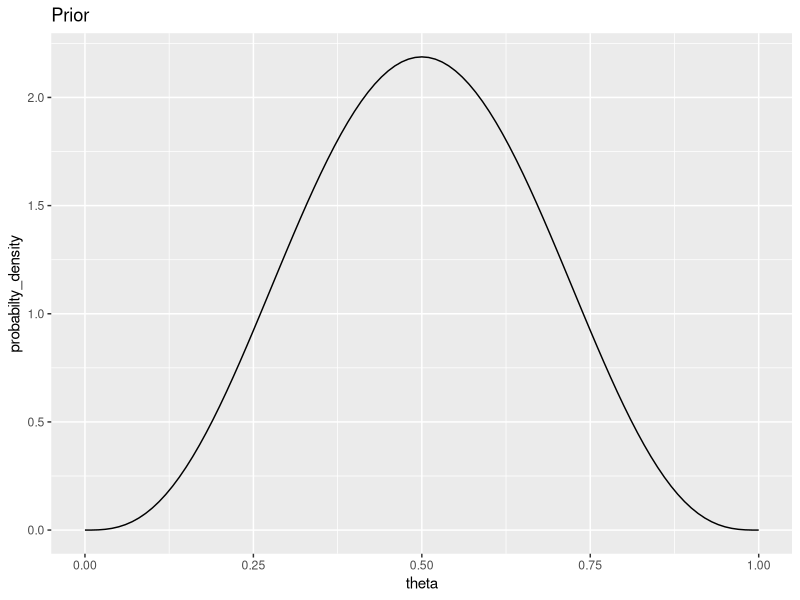
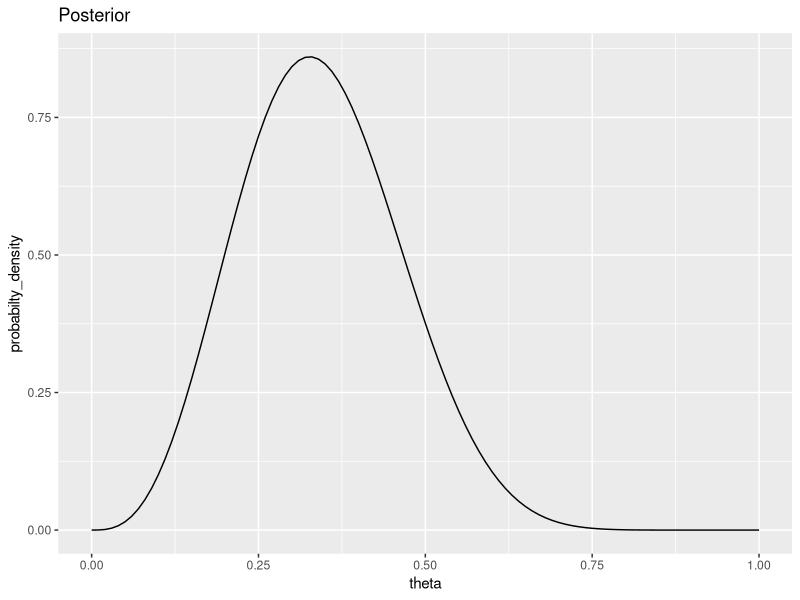

Generate these figures, in order, with R:
## ---- chunk 1
library(stats);
library(magrittr);
library(tibble);
library(ggplot2);
knitr::opts_chunk$set(echo = TRUE)
## ---- chunk 2
alpha = 4;
beta = 4;
theta = (0:100) / 100;
prior_dist <- tibble(theta = theta, probabilty_density=dbeta(theta, 4, 4))


p_prior <- 
  prior_dist %>%
  ggplot(aes(x=theta, y=probabilty_density)) +
  ggtitle('Prior') + 
  geom_line()
print(p_prior);
        

## ---- chunk 3
p__y_eq_x__theta <- function(y, theta) {
    choose(10,y) * theta^(y) * (1-theta)^(10-y);
}

p__y__theta <- Vectorize(p__y_eq_x__theta, vectorize.args = c("y"));

posterior_single <- function(theta) {
     y=0:3;
     
     dbeta(theta, 4, 4) * sum(p__y__theta(y, theta));
}
posterior <- Vectorize(posterior_single, vectorize.args = c("theta"));

post_dist <- tibble(theta = theta, probabilty_density=posterior(theta));


p_post <- 
  post_dist %>%
  ggplot(aes(x=theta, y=probabilty_density)) +
  ggtitle('Posterior') + 
  geom_line()
print(p_post);
